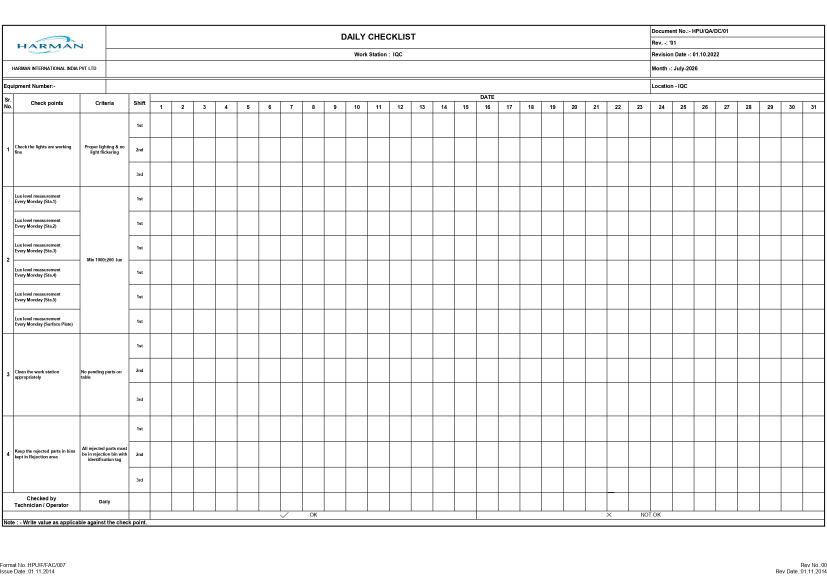
#> input picture BE/tests/ocr/samples/client/Daily check sheet.jpg, 2481 x 1755 px (shown at 1/3 size)
$ python -i loader.py   (imports and definitions only)
#> lines starting #> are read from the running program, lines starting #| are printed output that depends on the picture; after the words box and inside, x2 and y2 are one past the last pixel; in counts of white or black regions, pixels touching at a corner belong together
#> further down, picture is the input picture: shape (1755, 2481, 3); mean B, G, R 243.2, 243.2, 243.2
"""Turn an uploaded PDF / JPEG / PNG into a list of BGR page images."""
import cv2
import numpy as np
import pypdfium2 as pdfium

from .errors import UnsupportedFile  # noqa: F401  (re-exported for callers)

PDF_DPI = 200
MAX_PAGES = 20
MAX_SIDE = 3000


def _is_pdf(data, filename):
    return data[:5] == b"%PDF-" or filename.lower().endswith(".pdf")


# [58 lines left out: functions _is_image, _limit_size, pdf_pages, image_pages, load_pages, not called in this run]


def _profile_score(binary, angle):
    h, w = binary.shape
    m = cv2.getRotationMatrix2D((w / 2, h / 2), angle, 1.0)
    rows = cv2.warpAffine(binary, m, (w, h), flags=cv2.INTER_NEAREST).sum(axis=1, dtype=np.float64)
    return float(np.var(rows))


def skew_angle(img, max_angle=5.0):
    """Rotation (degrees, OpenCV convention) that makes text rows and rules horizontal.

    Projection-profile search on a downscaled page: the right angle gives the sharpest row
    profile. Works on photos and JPEG scans where thin lines are too broken for line detection.
    """
#> called with max_angle = 5
    gray = cv2.cvtColor(img, cv2.COLOR_BGR2GRAY) if img.ndim == 3 else img
    scale = 1000.0 / max(gray.shape)
#> scale = 0.403
    small = cv2.resize(gray, None, fx=scale, fy=scale, interpolation=cv2.INTER_AREA) if scale < 1 else gray
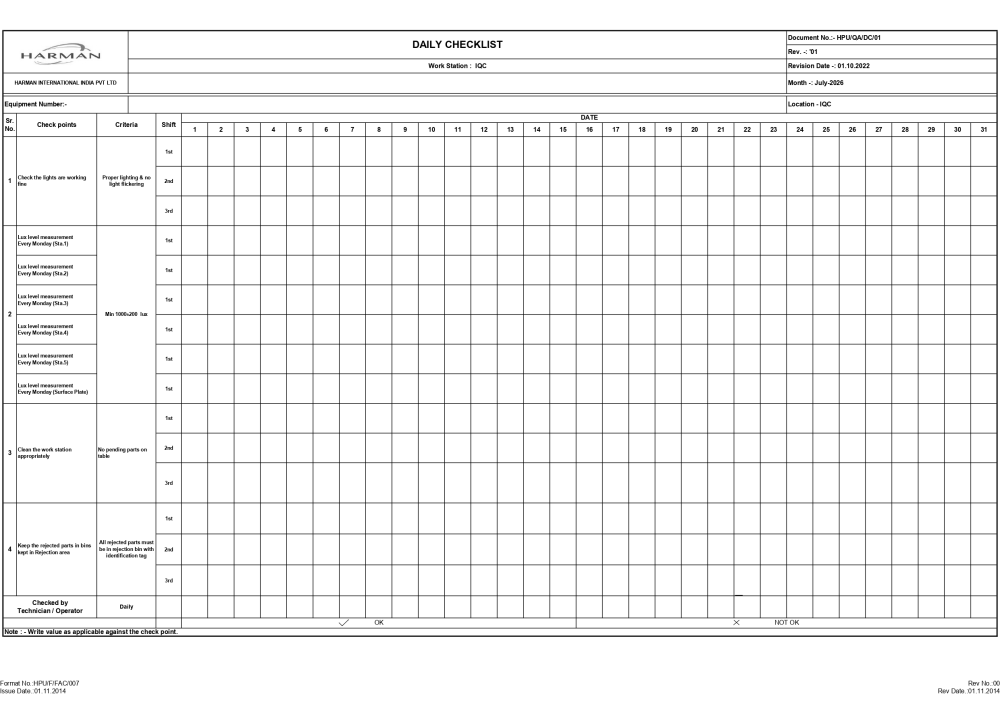
#> small: shape (707, 1000); min 0, max 255, mean 243.2
    binary = cv2.adaptiveThreshold(small, 1, cv2.ADAPTIVE_THRESH_MEAN_C, cv2.THRESH_BINARY_INV, 15, 10)
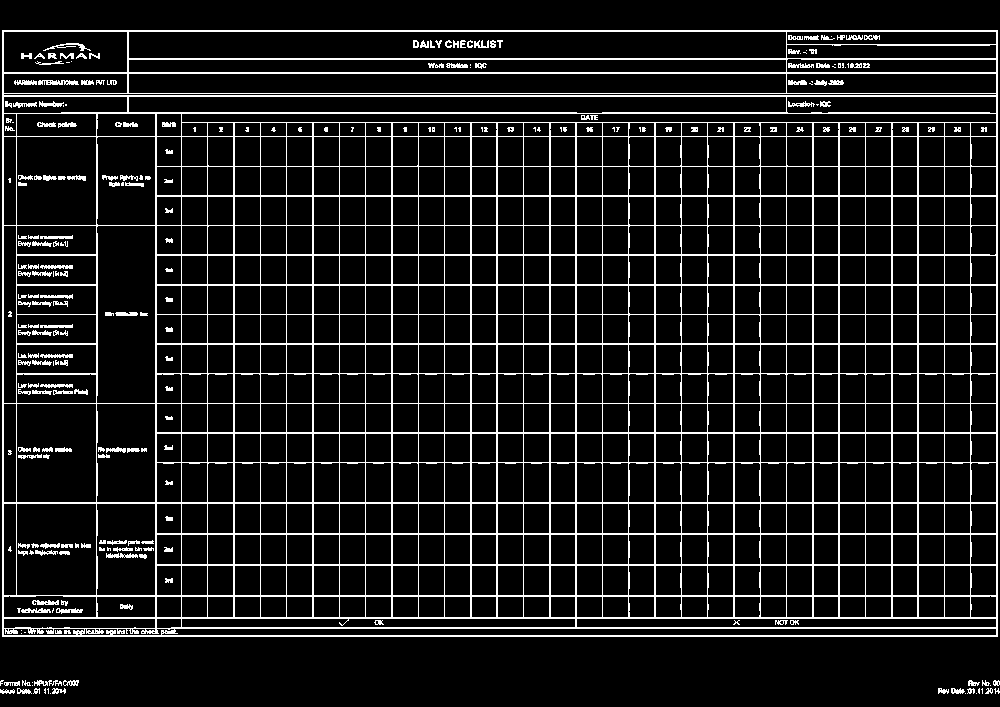
#> binary: shape (707, 1000); values 0 (black) and 1 (white), 11% white in thin lines or dots
    best = max(np.arange(-max_angle, max_angle + 1e-6, 0.25), key=lambda a: _profile_score(binary, a))
#> in _profile_score, `rows = cv2.warpAffine(binary, m, (w, h), flags=cv2.INTER_NEAREST).sum(..`: rows = 707 values, max 197 at index 65, min 0 at index 679, mean 106.6
#> best = 0
    return float(max(np.arange(best - 0.25, best + 0.25 + 1e-6, 0.05), key=lambda a: _profile_score(binary, a)))


def deskew(img, max_angle=5.0):
    """Rotate small scan / photo skew away."""
    angle = skew_angle(img, max_angle)
#> angle = -0.05
    if abs(angle) < 0.1:
        return img
    h, w = img.shape[:2]
    m = cv2.getRotationMatrix2D((w / 2, h / 2), angle, 1.0)
    return cv2.warpAffine(img, m, (w, h), flags=cv2.INTER_LINEAR, borderValue=(255, 255, 255))

>>> import cv2
>>> picture = cv2.imread('../../tests/ocr/samples/client/Daily check sheet.jpg')
>>> result = deskew(picture)

$ run again, on BE/tests/ocr/samples/client/HPU-F-MR-04_Document _Creation_Change Request.jpg
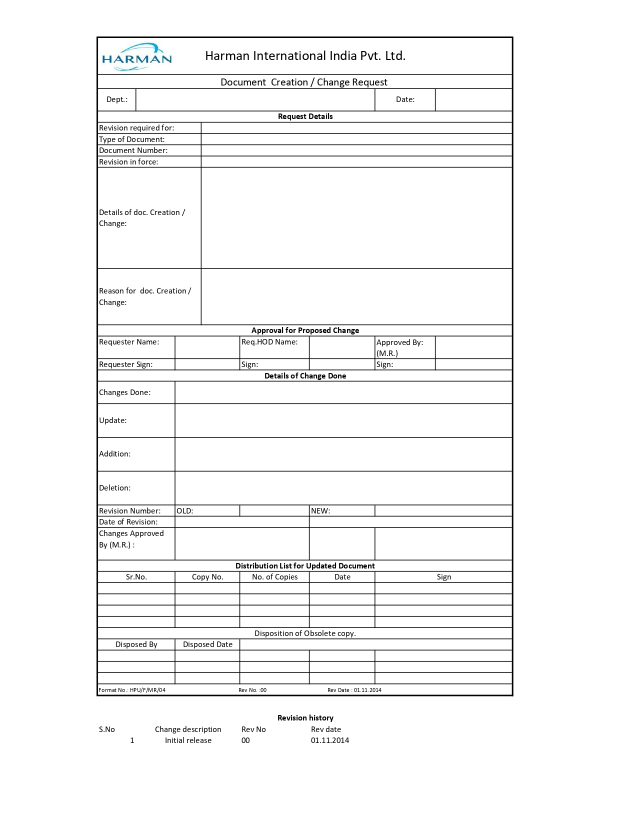
#> input picture BE/tests/ocr/samples/client/HPU-F-MR-04_Document _Creation_Change Request.jpg, 1275 x 1650 px (shown at 1/2 size)
#> picture is the input picture: shape (1650, 1275, 3); mean B, G, R 245.9, 245.8, 245.8
#> in skew_angle, `small = cv2.resize(gray, None, fx=scale, fy=scale, interpolation=cv2.I..`:
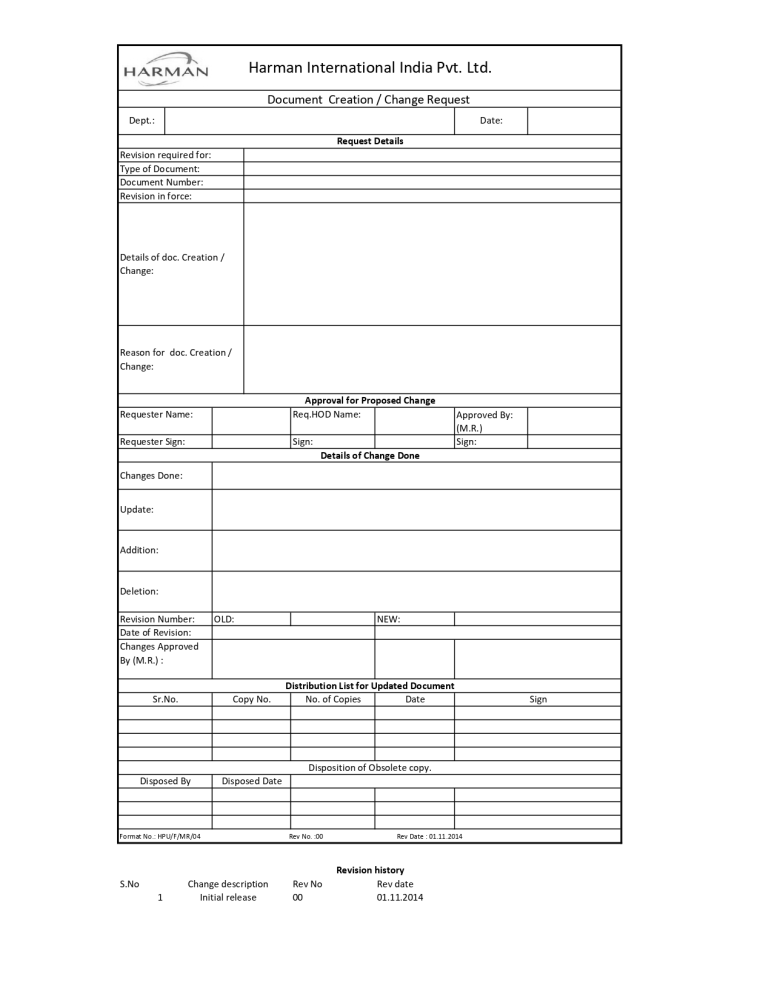
#> small: shape (1000, 773); min 0, max 255, mean 245.8
#> in skew_angle, `binary = cv2.adaptiveThreshold(small, 1, cv2.ADAPTIVE_THRESH_MEAN_C, c..`:
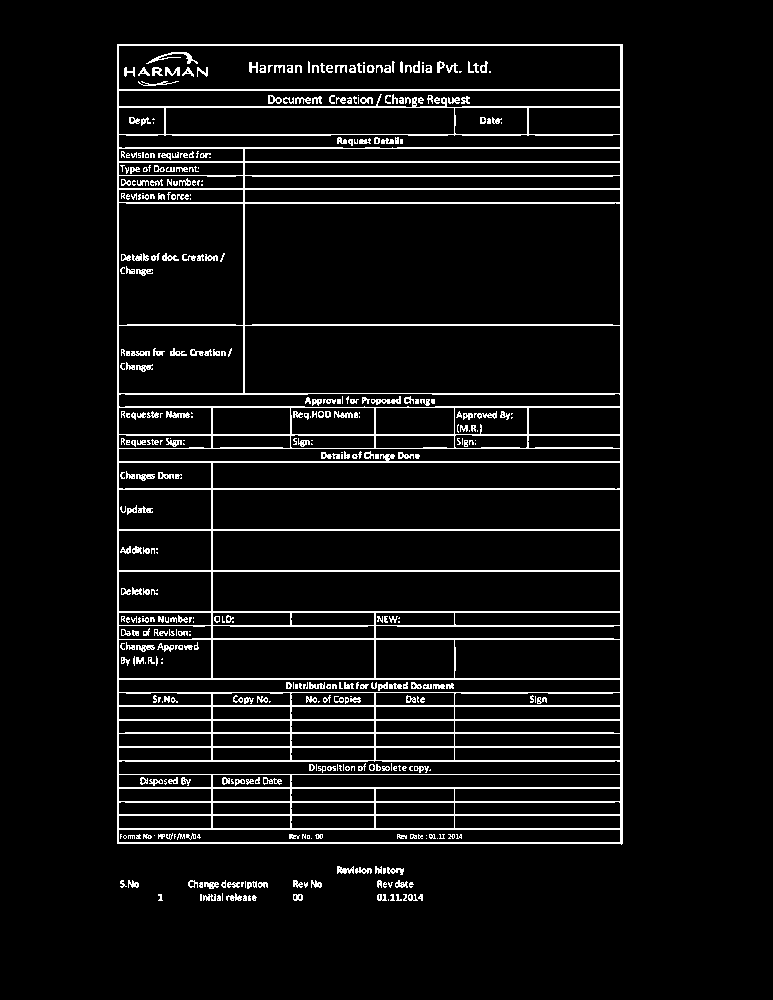
#> binary: shape (1000, 773); values 0 (black) and 1 (white), 6.6% white in thin lines or dots, all inside (x1, y1, x2, y2) = (117, 44, 623, 901)
#> rows = 1000 values, max 142 at index 454, min 0 at index 0, mean 50.88
#> best = 0
#> angle = 0.1

$ run again, on BE/tests/ocr/samples/client/IFC Check Sheet.jpg
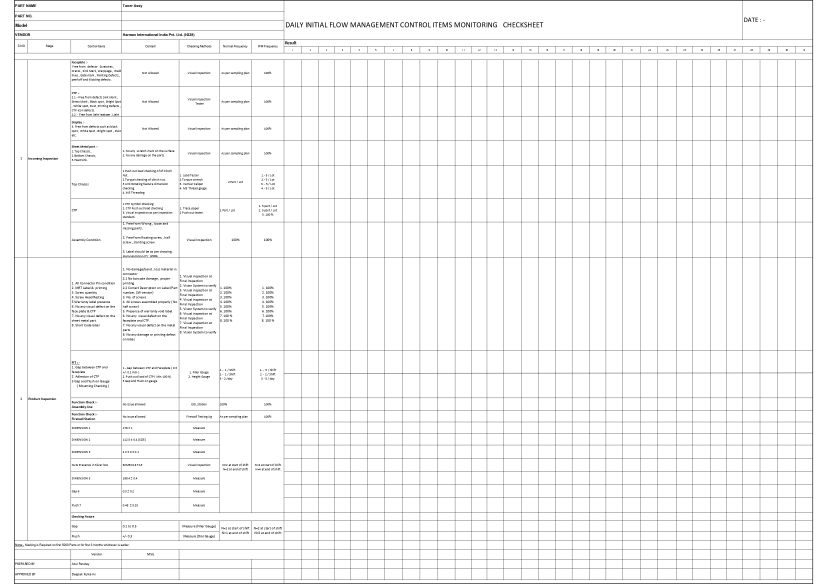
#> input picture BE/tests/ocr/samples/client/IFC Check Sheet.jpg, 2481 x 1755 px (shown at 1/3 size)
#> picture is the input picture: shape (1755, 2481, 3); min 0, max 255, mean 246.4
#> in skew_angle, `small = cv2.resize(gray, None, fx=scale, fy=scale, interpolation=cv2.I..`:
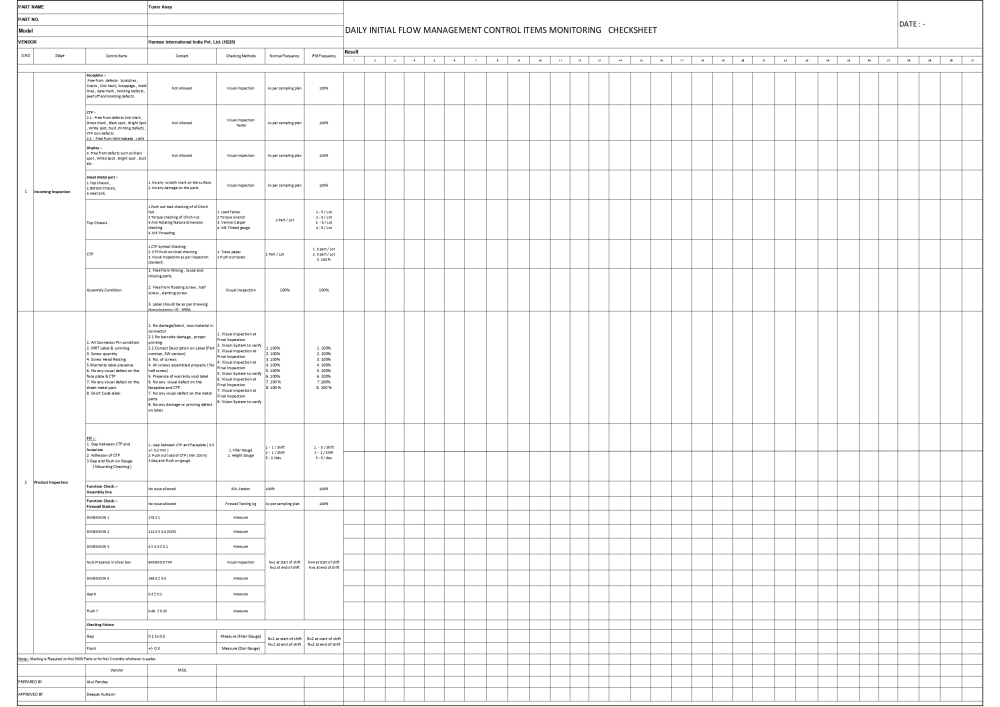
#> small: shape (707, 1000); min 9, max 255, mean 246.4
#> in skew_angle, `binary = cv2.adaptiveThreshold(small, 1, cv2.ADAPTIVE_THRESH_MEAN_C, c..`:
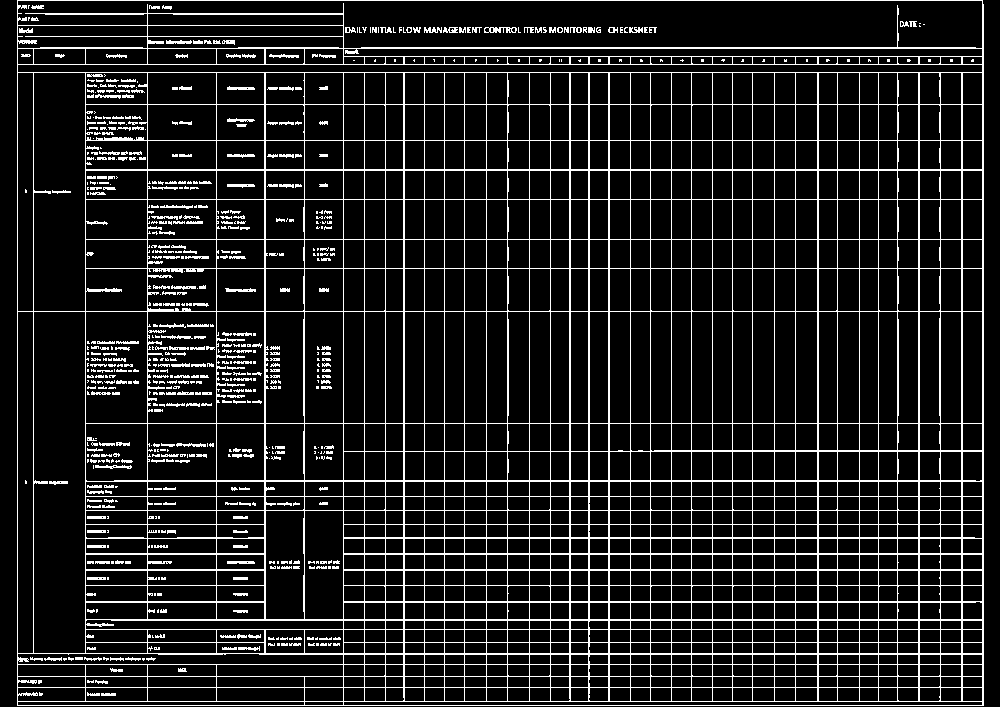
#> binary: shape (707, 1000); values 0 (black) and 1 (white), 11.9% white in thin lines or dots
#> rows = 707 values, max 226 at index 624, min 35 at index 6, mean 113.2
#> best = 0
#> angle = -0.05
